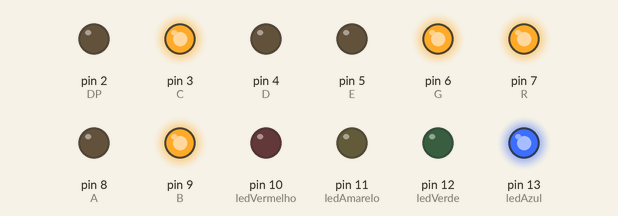
Recording of a sketch running on a simulated Arduino Uno, built with avr-gcc and run on an emulated ATmega328P. Parts: output pins drawn as LEDs (lit = HIGH). Random numbers use the default seed unless the sketch sets one.

Above: at 0.1 s.
At 6.1 s:
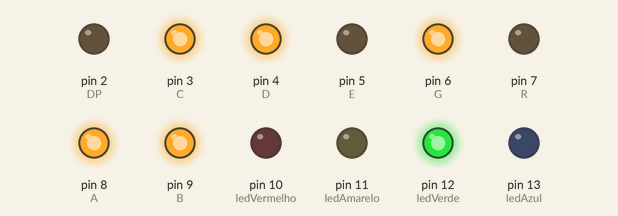
At 18.1 s:
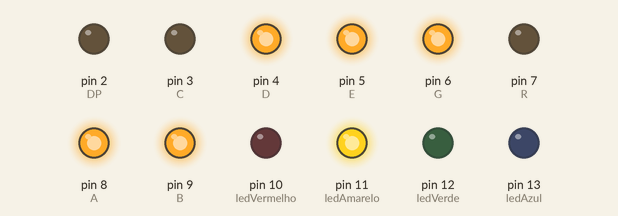
At 36.1 s:
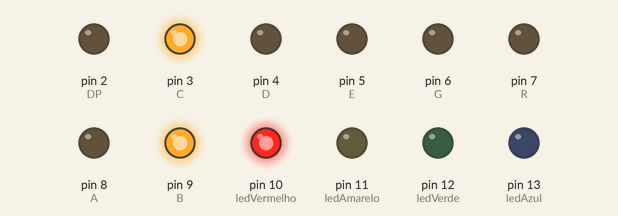
Timing chart, 0 to 37.6 s (numbered marks = the images above):
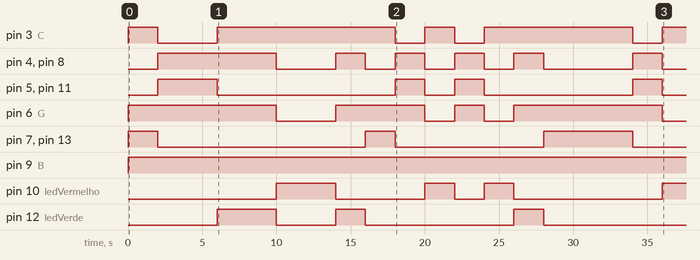

Measured:
- by itself, pin 3 (C): LOW → HIGH at 0.00 s, → LOW 2.0 s later, → HIGH 4.0 s later, → LOW 12.0 s later, … (9 changes in this stretch)
- by itself, pin 4 (D), pin 8 (A): goes HIGH 8.0 s, LOW 4.0 s, 3 × (HIGH 2.0 s, LOW 2.0 s), HIGH 2.0 s, LOW 6.0 s, HIGH 2.0 s, then LOW
- by itself, pin 6 (G): LOW → HIGH at 0.00 s, → LOW 10.0 s later, → HIGH 4.0 s later, → LOW 6.0 s later, … (8 changes in this stretch)
- by itself, pin 7 (R), pin 13 (ledAzul): goes HIGH 2.0 s, LOW 14.0 s, HIGH 2.0 s, LOW 10.0 s, HIGH 6.0 s, then LOW
- by itself, pin 9 (B): LOW → HIGH at 0.00 s
- by itself, pin 10 (ledVermelho): goes HIGH 4.0 s, LOW 6.0 s, HIGH 2.0 s, LOW 2.0 s, HIGH 2.0 s, LOW 10.0 s, then HIGH
- by itself, pin 12 (ledVerde): goes HIGH 4.0 s, LOW 4.0 s, HIGH 2.0 s, LOW 10.0 s, HIGH 2.0 s, then LOW
- by itself, pin 5 (E), pin 11 (ledAmarelo): LOW → HIGH at 2.0 s, → LOW 4.0 s later, → HIGH 12.0 s later, → LOW 2.0 s later, … (8 changes in this stretch)

The sketch:

_7segmentos.ino
```cpp
#define A 8
#define B 9
#define C 3
#define D 4
#define E 5
#define R 7
#define G 6
#define DP 2
#define ledVermelho 10
#define ledAmarelo 11
#define ledVerde 12
#define ledAzul 13

int numeroRandom;

void setup(){
  pinMode(A, OUTPUT);
  pinMode(B, OUTPUT);
  pinMode(C, OUTPUT);
  pinMode(D, OUTPUT);
  pinMode(E, OUTPUT);
  pinMode(R, OUTPUT);
  pinMode(G, OUTPUT);
  pinMode(DP, OUTPUT);

  pinMode(ledVermelho, OUTPUT);
  pinMode(ledAmarelo, OUTPUT);
  pinMode(ledVerde, OUTPUT);
  pinMode(ledAzul, OUTPUT);
}

void loop(){
  numeroRandom = random(1,5);

  digitalWrite(ledVermelho, LOW);
  digitalWrite(ledAmarelo, LOW);
  digitalWrite(ledVerde, LOW);
  digitalWrite(ledAzul, LOW);
  digitalWrite(A, LOW);
  digitalWrite(B, LOW);
  digitalWrite(C, LOW);
  digitalWrite(D, LOW);
  digitalWrite(E, LOW);
  digitalWrite(R, LOW);
  digitalWrite(G, LOW);

  if(numeroRandom == 1){
    digitalWrite(ledVermelho, HIGH);
    digitalWrite(B, HIGH);
    digitalWrite(C, HIGH);

    delay(2000);
  }else if(numeroRandom == 2){
    digitalWrite(ledAmarelo, HIGH);
    digitalWrite(A, HIGH);
    digitalWrite(B, HIGH);
    digitalWrite(G, HIGH);
    digitalWrite(E, HIGH);
    digitalWrite(D, HIGH);

    delay(2000);
  }else if(numeroRandom == 3){
    digitalWrite(ledVerde, HIGH);
    digitalWrite(A, HIGH);
    digitalWrite(B, HIGH);
    digitalWrite(G, HIGH);
    digitalWrite(C, HIGH);
    digitalWrite(D, HIGH);

    delay(2000);
  }else if(numeroRandom == 4){
    digitalWrite(ledAzul, HIGH);
    digitalWrite(R, HIGH);
    digitalWrite(B, HIGH);
    digitalWrite(G, HIGH);
    digitalWrite(C, HIGH);

    delay(2000);
  }
}
```
